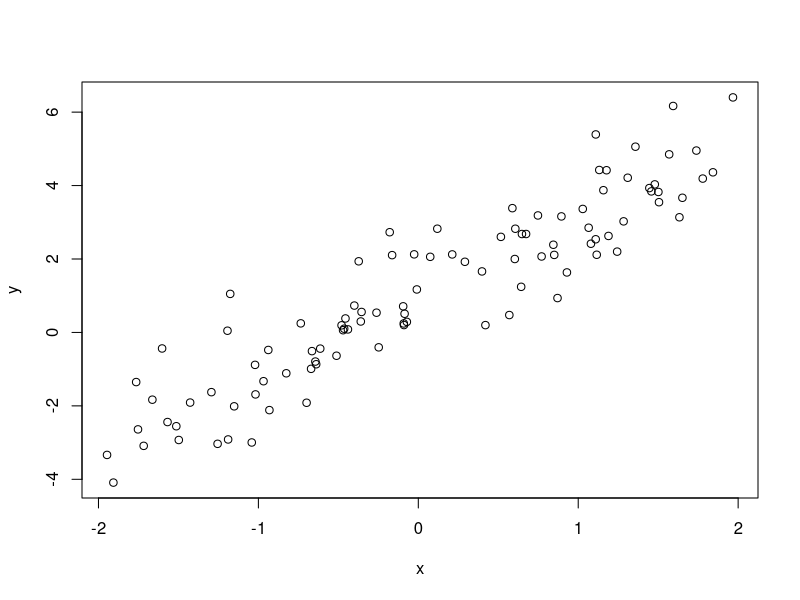
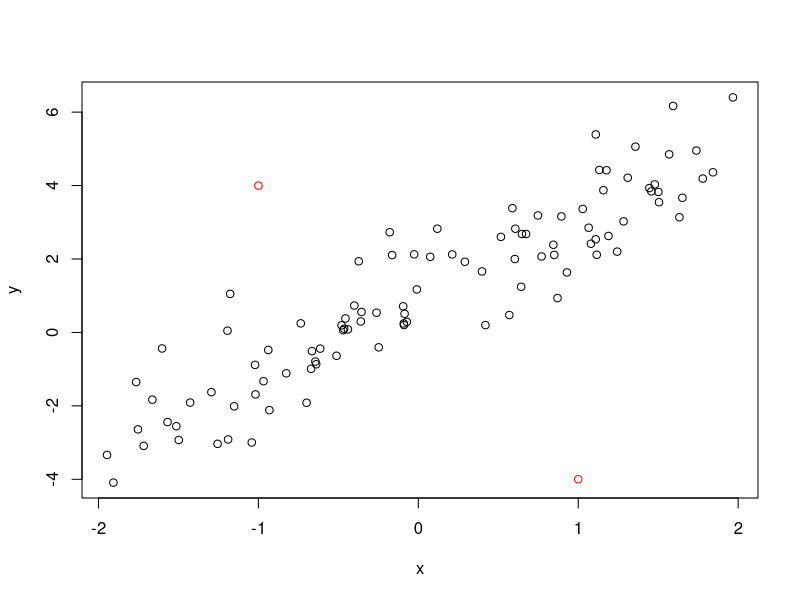
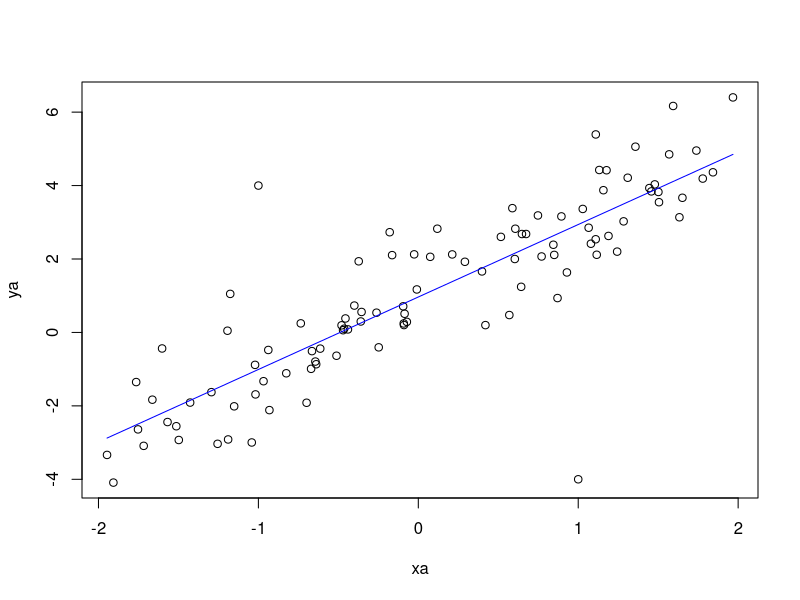
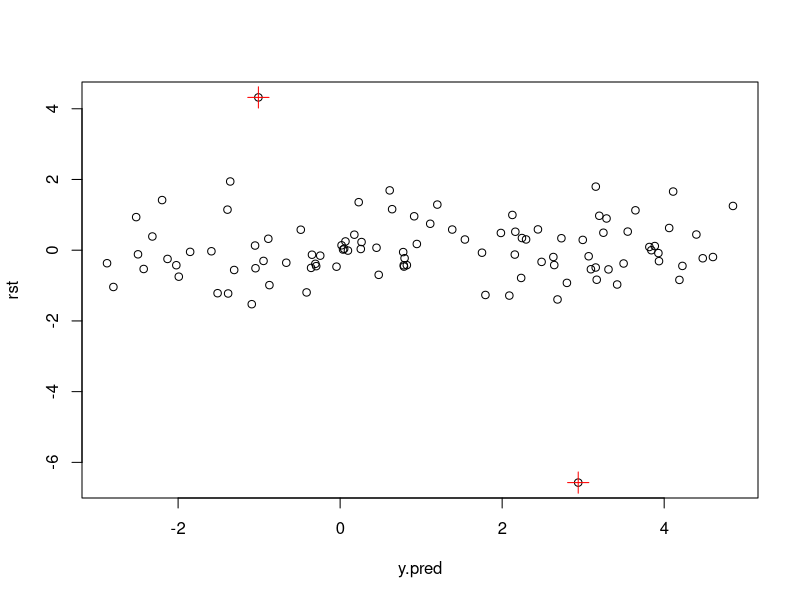

Reproduce these figures in R, in order.
## ---- chunk 1
set.seed(1)
x <- runif(100, -2, 2)
y <- 1 + 2 * x + rnorm(100)
plot(x, y)
## ---- chunk 2
xa <- c(x, -1, 1)
ya <- c(y, 4, -4)
plot(x, y)
points(xa[101], ya[101], col = 'red')
points(xa[102], ya[102], col = 'red')
## ---- chunk 3
mdl <- lm(ya ~ xa)
summary(mdl)  # 输出拟合系数
y.pred <- predict(mdl)
plot(xa, ya)
lines(xa, y.pred, type = 'l', col = 'blue')
## ---- chunk 4
rst <- rstudent(mdl)
rst[abs(rst) > 3]
plot(y.pred, rst)
points(y.pred[101], rst[101], col = 'red', cex = 2, pch = 3)
points(y.pred[102], rst[102], col = 'red', cex = 2, pch = 3)
## ---- chunk 5
mdl2 <- lm(y ~ x)
summary(mdl2)
